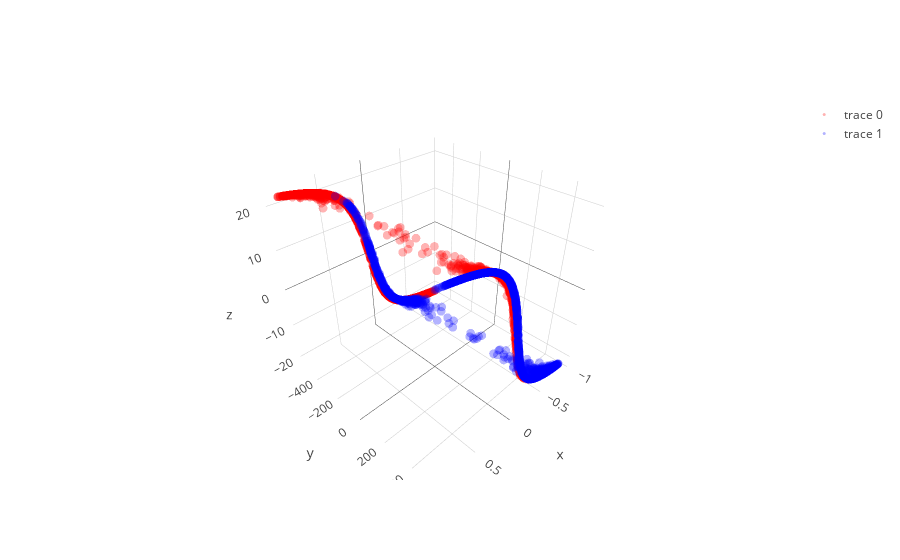

Write notebook code for a chart like this one.
### Code cell
# with all scale
expand_dim = 3
w1 = np.random.randn(2,expand_dim)
w2 = np.random.randn(expand_dim,1)
a  = np.ones(expand_dim); b = np.ones(expand_dim); c = np.zeros(expand_dim)

w1 = _sym_decorrelation(w1)
w2 = w2/(np.sqrt(np.sum(w2**2)))

temp_X = np.copy(X)
mini_batch_size = 20
for iter in range(2000):
    cum_loss = 0; temp_X   = shuffle(temp_X)
    
    for mini_batch in range(0,len(X),mini_batch_size):
        current_batch = temp_X[mini_batch:mini_batch+mini_batch_size]
        
        layer1 = current_batch @ w1
        layer1 = layer1  + (1/(iter+1))*np.random.randn(expand_dim)
        layer1a= a*g(b*layer1)+c
        layer1a= layer1a + (1/(iter+1))*np.random.randn(expand_dim)
        layer2 = layer1a       @ w2
        loss   = w2.T @ layer1a.T @ layer1a @ w2
        
        grad2 = -layer1a.T @ layer1a @ w2 
        grad1a= -layer1a@w2@w2.T
        grada = grad1a*g(b*layer1)
        gradb = grad1a*a*g_grad(b*layer1)*layer1
        gradc = grad1a
        grad1 = current_batch.T @(grad1a*a*g_grad(b*layer1)*b) - 2.5 * current_batch.T @ current_batch @ w1 

        w2 = w2 - 0.0000009 * grad2
        a = a -   0.000009  * grada.mean(0)
        b = b -   0.000009  * gradb.mean(0)
        c = c -   0.000009  * gradc.mean(0)
        w1 = w1 - 0.0000009 * grad1
        
        w1 = _sym_decorrelation(w1)
        w2 = w2/(np.sqrt(np.sum(w2**2)))
        cum_loss      = cum_loss + loss.mean()
        
    if iter%500==0:print('Iter : ',iter," Loss: ",cum_loss)

# projection
projected_mine = (a*g(b*(X @ w1))+c) @ w2

plt.figure(figsize=(20,5))
plt.subplot(1, 3, 1)
plt.scatter(X[y==0, 0], X[y==0, 1], color='red', alpha=0.5)
plt.scatter(X[y==1, 0], X[y==1, 1], color='blue', alpha=0.5)
plt.quiver(X.mean(0)[0], X.mean(0)[1], evector[0,0],evector[0,1], color=['b'], scale=2.5)
plt.quiver(X.mean(0)[0], X.mean(0)[1], evector[1,0],evector[1,1], color=['g'], scale=2.5)

plt.subplot(1, 3, 2,projection='3d')
one_layer_project = (a*g(b*(X @ w1))+c)
plt.scatter(one_layer_project[:,0],one_layer_project[:,1],one_layer_project[:,2], color='red')

plt.subplot(1, 3, 3)
plt.scatter(projected_mine[y==0], np.zeros((len(projected_mine)//2)),  color='red', alpha=0.5)
plt.scatter(projected_mine[y==1], np.zeros((len(projected_mine)//2)), color='blue', alpha=0.5)
plt.show()

trace1 = go.Scatter3d(
    x=one_layer_project[y==0,0],
    y=one_layer_project[y==0,1],
    z=one_layer_project[y==0,2],
    mode='markers',
    line=dict(color='red',width=0.5),
    marker=dict(size=3,opacity=0.3)
)
trace2 = go.Scatter3d(
    x=one_layer_project[y==1,0],
    y=one_layer_project[y==1,1],
    z=one_layer_project[y==1,2],
    mode='markers',
    line=dict(color='blue',width=0.5),
    marker=dict(size=3,opacity=0.3)
)
data = [trace1,trace2]
fig  = go.Figure(data=data)
iplot(fig)

### Figure 1 — Plotly figure (JSON) as saved in the notebook; plotly's stock layout.template omitted (floating-point values rounded to 4 significant figures; data arrays with more than 128 entries replaced by an {"elided": "..."} marker saying what was removed)
{"data": [{"line": {"color": "red", "width": 0.5}, "marker": {"opacity": 0.3, "size": 3}, "mode": "markers", "type": "scatter3d", "uid": "aee3774e-ea01-4af2-b8e6-a1f87e228fc7", "x": {"elided": "2500 float values"}, "y": {"elided": "2500 float values"}, "z": {"elided": "2500 float values"}}, {"line": {"color": "blue", "width": 0.5}, "marker": {"opacity": 0.3, "size": 3}, "mode": "markers", "type": "scatter3d", "uid": "4ea3ec9f-8929-4e8c-a0eb-e99e010c59d5", "x": {"elided": "2500 float values"}, "y": {"elided": "2500 float values"}, "z": {"elided": "2500 float values"}}], "layout": {}}
